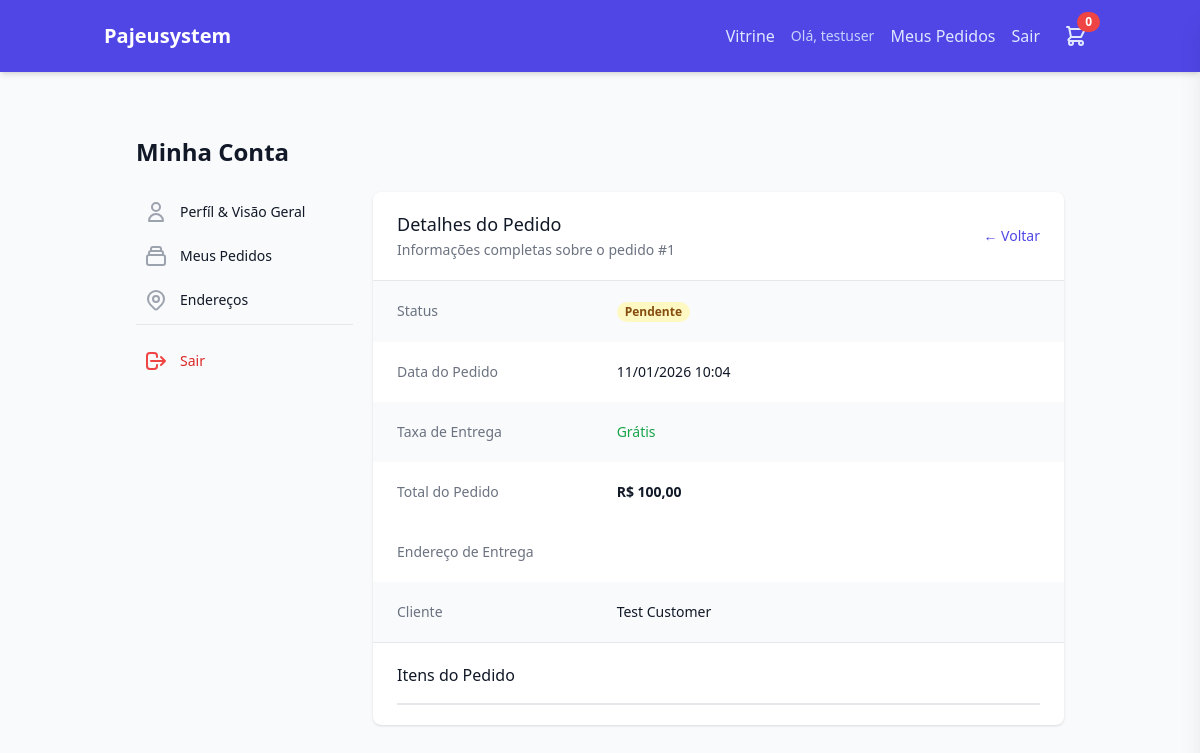
Page /account/orders/1/ (signed in) on the committed database.
### core/models.py (models this page shows, shortened)
class TenantAwareModel(models.Model):
    store = models.ForeignKey(
        Store,
        on_delete=models.CASCADE,
        related_name="%(class)s_related"
    )
    objects = TenantManager()
    class Meta:
        abstract = True

class Order(TenantAwareModel):
    class Status(models.TextChoices):
        OPEN = 'OPEN', 'Comanda Aberta'
        PENDING = 'PENDING', 'Pendente'
        CONFIRMED = 'CONFIRMED', 'Confirmado'
        PREPARING = 'PREPARING', 'Preparando'
        DELIVERING = 'DELIVERING', 'Em trânsito'
        COMPLETED = 'COMPLETED', 'Concluído'
        CANCELED = 'CANCELED', 'Cancelado'
    class PaymentMethod(models.TextChoices):
        ONLINE = 'online', 'Online (MP)'
        CASH = 'cash', 'Dinheiro'
        CARD = 'card', 'Cartão na Maquininha'
    class CardType(models.TextChoices):
        CREDIT = 'credit', 'Crédito'
        DEBIT = 'debit', 'Débito'
    user = models.ForeignKey('auth.User', on_delete=models.SET_NULL, null=True, blank=True)
    customer_name = models.CharField(max_length=255)
    customer_phone = models.CharField(max_length=20)
    customer_email = models.CharField(max_length=254, blank=True, default='')
    delivery_address = models.TextField()
    status = models.CharField(
        max_length=20,
        choices=Status.choices,
        default=Status.PENDING
    )
    total_amount = models.DecimalField(max_digits=10, decimal_places=2, default=Decimal('0.00'))
    delivery_fee = models.DecimalField(max_digits=10, decimal_places=2, default=Decimal('0.00'))
    payment_method = models.CharField(
        max_length=10,
        choices=PaymentMethod.choices,
        default=PaymentMethod.ONLINE,
    )
    change_amount = models.DecimalField(
        max_digits=10, decimal_places=2,
        null=True, blank=True,
        help_text='Troco solicitado quando payment_method=cash. None = sem troco.',
    )
    card_type = models.CharField(
        max_length=10,
        choices=CardType.choices,
        blank=True, default='',
        help_text='Tipo de cartão quando payment_method=card.',
    )
    mp_payment_id = models.CharField(
        max_length=64,
        null=True,
        blank=True,
        unique=True,
        db_index=True,
    )
    mp_preference_id = models.CharField(max_length=255, blank=True, default='', db_index=True)
    table_label = models.CharField(max_length=100, blank=True, default='')
    created_at = models.DateTimeField(auto_now_add=True)

### core/views.py (the view)
# urls.py: path('account/orders/<int:order_id>/', views.account_order_detail, name='account_order_detail'),
@login_required
def account_order_detail(request, order_id):
    order = get_object_or_404(Order, id=order_id, user=request.user)
    return render(request, 'core/account/order_detail.html', {'order': order})

### core/cart.py (called while the page is built)
    @property
    def total_items(self):
        return sum(item['quantity'] for item in self.cart.values())

    def get_total_price(self):
        return sum(Decimal(item['price']) * item['quantity'] for item in self.cart.values())

### core/context_processors.py (called while the page is built)
def theme_preference(request):
    user = getattr(request, 'user', None)
    if user is None or not user.is_authenticated:
        return {'theme_pref': 'system'}
    settings_obj = getattr(user, 'settings', None)
    theme = getattr(settings_obj, 'theme', None) if settings_obj else None
    return {'theme_pref': theme or 'system'}

### core/models.py (called while the page is built)
    def get_queryset(self):
        tenant = get_current_tenant()
        if tenant:
            return super().get_queryset().filter(store=tenant)
        return super().get_queryset()

### core/utils.py (called while the page is built)
def get_current_tenant():
    return _tenant_context.get()

def set_current_tenant(tenant):
    token = _tenant_context.set(tenant)
    return token

def reset_current_tenant(token):
    _tenant_context.reset(token)

### templates/core/account/order_detail.html (shortened to what this page needs)
{% extends 'core/account/base_account.html' %}
{% block account_content %}
<div class="bg-white dark:bg-gray-800 shadow overflow-hidden sm:rounded-lg">
    <div class="px-4 py-5 sm:px-6 flex justify-between items-center">
        <div>
            <h3 class="text-lg leading-6 font-medium text-gray-900 dark:text-gray-100">Detalhes do Pedido</h3>
            <p class="mt-1 text-sm text-gray-500 dark:text-gray-400">Informações completas sobre o pedido #{{ order.id }}</p>
        </div>
        <a href="{% url 'account_orders' %}" class="text-sm font-medium text-indigo-600 dark:text-indigo-400 hover:text-indigo-500 dark:hover:text-indigo-300">
            &larr; Voltar
        </a>
    </div>
    <div class="border-t border-gray-200 dark:border-gray-700">
        <dl>
            <div class="bg-gray-50 dark:bg-gray-900 px-4 py-5 sm:grid sm:grid-cols-3 sm:gap-4 sm:px-6">
                <dt class="text-sm font-medium text-gray-500 dark:text-gray-400">Status</dt>
                <dd class="mt-1 text-sm text-gray-900 dark:text-gray-100 sm:mt-0 sm:col-span-2">
                    <span
                        class="px-2 inline-flex text-xs leading-5 font-semibold rounded-full
                    {% if order.status == 'COMPLETED' %}bg-green-100 text-green-800 dark:bg-green-900/40 dark:text-green-300{% elif order.status == 'PENDING' %}bg-yellow-100 text-yellow-800 dark:bg-yellow-900/40 dark:text-yellow-300{% elif order.status == 'CANCELED' %}bg-red-100 text-red-800 dark:bg-red-900/40 dark:text-red-300{% else %}bg-blue-100 text-blue-800 dark:bg-blue-900/40 dark:text-blue-300{% endif %}">
                        {{ order.get_status_display }}
                    </span>
                </dd>
            </div>
            <div class="bg-white dark:bg-gray-800 px-4 py-5 sm:grid sm:grid-cols-3 sm:gap-4 sm:px-6">
                <dt class="text-sm font-medium text-gray-500 dark:text-gray-400">Data do Pedido</dt>
                <dd class="mt-1 text-sm text-gray-900 dark:text-gray-100 sm:mt-0 sm:col-span-2">{{ order.created_at|date:"d/m/Y H:i" }}
                </dd>
            </div>
            <div class="bg-gray-50 dark:bg-gray-900 px-4 py-5 sm:grid sm:grid-cols-3 sm:gap-4 sm:px-6">
                <dt class="text-sm font-medium text-gray-500 dark:text-gray-400">Taxa de Entrega</dt>
                <dd class="mt-1 text-sm text-gray-900 dark:text-gray-100 sm:mt-0 sm:col-span-2">
                    {% if order.delivery_fee == 0 %}
                    <span class="text-green-600 dark:text-green-400">Grátis</span>
                    {% else %}
                    R$ {{ order.delivery_fee }}
                    {% endif %}
                </dd>
            </div>
            <div class="bg-white dark:bg-gray-800 px-4 py-5 sm:grid sm:grid-cols-3 sm:gap-4 sm:px-6">
                <dt class="text-sm font-medium text-gray-500 dark:text-gray-400">Total do Pedido</dt>
                <dd class="mt-1 text-sm font-bold text-gray-900 dark:text-gray-100 sm:mt-0 sm:col-span-2">R$ {{ order.total_amount }}</dd>
            </div>
            <div class="bg-white dark:bg-gray-800 px-4 py-5 sm:grid sm:grid-cols-3 sm:gap-4 sm:px-6">
                <dt class="text-sm font-medium text-gray-500 dark:text-gray-400">Endereço de Entrega</dt>
                <dd class="mt-1 text-sm text-gray-900 dark:text-gray-100 sm:mt-0 sm:col-span-2">
                </dd>
            </div>
            <div class="bg-gray-50 dark:bg-gray-900 px-4 py-5 sm:grid sm:grid-cols-3 sm:gap-4 sm:px-6">
                <dt class="text-sm font-medium text-gray-500 dark:text-gray-400">Cliente</dt>
                <dd class="mt-1 text-sm text-gray-900 dark:text-gray-100 sm:mt-0 sm:col-span-2">
                    {{ order.customer_name }} <br>
                </dd>
            </div>
        </dl>
    </div>
    <div class="border-t border-gray-200 dark:border-gray-700 px-4 py-5 sm:px-6">
        <h4 class="text-base font-medium text-gray-900 dark:text-gray-100 mb-4">Itens do Pedido</h4>
        <ul role="list" class="divide-y divide-gray-200 dark:divide-gray-700 border-t border-b border-gray-200 dark:border-gray-700">
        </ul>
    </div>
</div>
{% endblock %}

### templates/base.html (shortened to what this page needs)
<!DOCTYPE html>
<html lang="pt-br" class="dark">
<head>
    <script src="https://cdn.tailwindcss.com"></script>
</head>
<body class="bg-gray-50 text-gray-900 dark:bg-gray-900 dark:text-gray-100 font-sans transition-colors" hx-headers='{"X-CSRFToken": "{{ csrf_token }}"}'>
    <header class="bg-indigo-600 dark:bg-indigo-800 text-white shadow-md">
        <div class="container mx-auto px-4 py-4 flex justify-between items-center">
            <div class="flex items-center">
                <a href="/" class="flex items-center gap-3">
                    {% if request.tenant.logo %}
                    <img src="{{ request.tenant.logo.url }}" alt="{{ request.tenant.name }}"
                        class="h-10 w-auto rounded">
                    {% else %}
                    <span class="text-xl font-bold">{{ request.tenant.name|default:"Pajeusystem" }}</span>
                    {% endif %}
                </a>
            </div>
            <nav class="flex items-center gap-4">
                {% if request.user_can_manage %}
                <span class="text-sm text-indigo-200">Olá, {{ user.username }} (Gestor)</span>
                <a href="{% url 'dashboard' %}" class="text-indigo-100 hover:text-white font-medium">Painel</a>
                <a href="{% url 'manager_orders' %}" class="text-indigo-100 hover:text-white font-medium">Pedidos</a>
                <a href="{% url 'comanda_list' %}" class="text-indigo-100 hover:text-white font-medium">Comandas</a>
                <a href="{% url 'manager_products' %}" class="text-indigo-100 hover:text-white font-medium">Catálogo</a>
                <a href="{% url 'manager_settings' %}" class="text-indigo-100 hover:text-white font-medium">Configurações</a>
                <a href="/" class="text-indigo-100 hover:text-white font-medium">Ver Vitrine</a>
                <form action="{% url 'logout' %}" method="post" class="inline">
                    {% csrf_token %}
                    <button type="submit" class="text-indigo-100 hover:text-white font-medium">Sair</button>
                </form>
                {% else %}
                <a href="/catalog/" class="text-indigo-100 hover:text-white font-medium">Vitrine</a>
                {% if user.is_authenticated %}
                <span class="text-sm text-indigo-200">Olá, {{ user.username }}</span>
                <a href="{% url 'account_orders' %}" class="text-indigo-100 hover:text-white font-medium">Meus Pedidos</a>
                <form action="{% url 'logout' %}" method="post" class="inline">
                    <button type="submit" class="text-indigo-100 hover:text-white font-medium">Sair</button>
                </form>
                {% else %}
                <a href="{% url 'login' %}" class="text-indigo-100 hover:text-white font-medium">Entrar</a>
                <a href="{% url 'signup' %}"
                    class="bg-indigo-500 hover:bg-indigo-700 text-white px-3 py-1.5 rounded transition">Cadastrar</a>
                {% endif %}
                <button class="relative p-2 text-indigo-100 hover:text-white" hx-get="{% url 'cart_detail' %}"
                    hx-target="#cart-drawer-content" _="on click remove .translate-x-full from #cart-drawer">
                    <svg class="w-6 h-6" fill="none" stroke="currentColor" viewBox="0 0 24 24">
                        <path stroke-linecap="round" stroke-linejoin="round" stroke-width="2"
                            d="M3 3h2l.4 2M7 13h10l4-8H5.4M7 13L5.4 5M7 13l-2.293 2.293c-.63.63-.184 1.707.707 1.707H17m0 0a2 2 0 100 4 2 2 0 000-4zm-8 2a2 2 0 11-4 0 2 2 0 014 0z">
                        </path>
                    </svg>
                    <span id="cart-count"
                        class="bg-red-500 text-white text-xs font-bold px-2 py-0.5 rounded-full absolute -top-1 -right-1">
                        {{ cart.total_items }}
                    </span>
                </button>
                {% endif %}
            </nav>
        </div>
    </header>
    <main class="container mx-auto px-4 py-8">
        {% block content %}
        {% endblock %}
    </main>
</body>
</html>

### rows in the picture
Order: id "1", status "Pendente", created_at "11/01/2026 10:04", total_amount "100,00", customer_name "Test Customer"

### other values in the picture
{{ request.tenant.name|default:"Pajeusystem" }} "Pajeusystem"
{{ user.username }} "testuser"
{{ cart.total_items }} "0"
